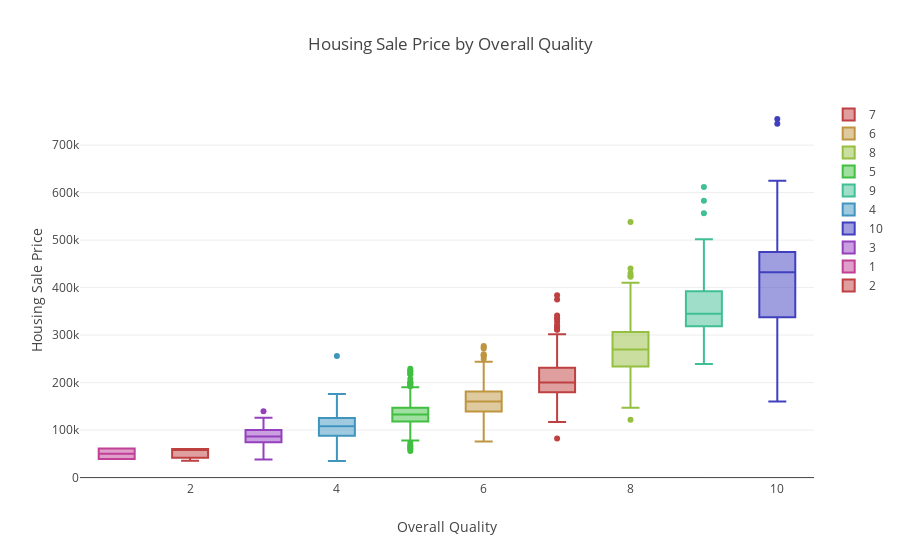

Notebook code for this chart:
### Code cell
#Boxplot with Price and Overall Quality

N = len(pd.unique(housingtrain.OverallQual))     # Number of boxes

# generate an array of rainbow colors by fixing the saturation and lightness of the HSL representation of colour 
# and marching around the hue. 

c = ['hsl('+str(h)+',50%'+',50%)' for h in np.linspace(0, 360, N)]

#loading the data with filters
data = [{
    'y': housingtrain.SalePrice[housingtrain.OverallQual == j],
    'name': j,
    'type':'box',
    'marker':{'color': c[i]}
    } for i, j in enumerate(pd.unique(housingtrain.OverallQual))]


# format the layout
layout = go.Layout(title="Housing Sale Price by Overall Quality",
                xaxis=dict(title='Overall Quality'),
                yaxis=dict(title='Housing Sale Price'))


fig = go.Figure(data=data, layout=layout)

py.offline.iplot(fig)

### Figure 1 — Plotly figure (JSON) as saved in the notebook; plotly's stock layout.template omitted (floating-point values rounded to 4 significant figures; data arrays with more than 128 entries replaced by an {"elided": "..."} marker saying what was removed)
{"data": [{"marker": {"color": "hsl(0.0,50%,50%)"}, "name": 7, "type": "box", "y": {"elided": "319 int values"}}, {"marker": {"color": "hsl(40.0,50%,50%)"}, "name": 6, "type": "box", "y": {"elided": "374 int values"}}, {"marker": {"color": "hsl(80.0,50%,50%)"}, "name": 8, "type": "box", "y": {"elided": "168 int values"}}, {"marker": {"color": "hsl(120.0,50%,50%)"}, "name": 5, "type": "box", "y": {"elided": "397 int values"}}, {"marker": {"color": "hsl(160.0,50%,50%)"}, "name": 9, "type": "box", "y": [345000, 277500, 319900, 385000, 412500, 501837, 415298, 360000, 342643, 377426, 266000, 437154, 318061, 394432, 380000, 326000, 374000, 446261, 315000, 325000, 313000, 314813, 370878, 285000, 320000, 264132, 485000, 582933, 350000, 328900, 611657, 320000, 239000, 395192, 315500, 556581, 335000, 367294, 378500, 325000, 333168, 315000, 377500]}, {"marker": {"color": "hsl(200.0,50%,50%)"}, "name": 4, "type": "box", "y": [90000, 68500, 40000, 82000, 113000, 80000, 129500, 91000, 135750, 136500, 123600, 109900, 94750, 128950, 100000, 100000, 115000, 103200, 140000, 141000, 107000, 97000, 141000, 88000, 82500, 82000, 134432, 100000, 150000, 109008, 81000, 118000, 256000, 89471, 86000, 34900, 106250, 86000, 111250, 108000, 108000, 133000, 118500, 75500, 84500, 108000, 137500, 137500, 87000, 55000, 102776, 129000, 124500, 135000, 120500, 103000, 98000, 96500, 102000, 107900, 109900, 93000, 128000, 129000, 132250, 118500, 106500, 110000, 75000, 135000, 79900, 150000, 135000, 85500, 110000, 121600, 88000, 176000, 84000, 97000, 80000, 84900, 83500, 128000, 112000, 115000, 135000, 80000, 108959, 168000, 148000, 116050, 107000, 113000, 145000, 80500, 101800, 161500, 68400, 119000, 111000, 82500, 55000, 100000, 52500, 123000, 108500, 104900, 105000, 125500, 125500, 90000, 122500, 64500, 120500, 112000]}, {"marker": {"color": "hsl(240.0,50%,50%)"}, "name": 10, "type": "box", "y": [438780, 475000, 386250, 426000, 555000, 402861, 184750, 325000, 451950, 755000, 385000, 337500, 625000, 745000, 465000, 160000, 466500, 310000]}, {"marker": {"color": "hsl(280.0,50%,50%)"}, "name": 3, "type": "box", "y": [107400, 85000, 76500, 126175, 87500, 120000, 67000, 52000, 93500, 37900, 91000, 82000, 139600, 81000, 92900, 95000, 72500, 79000, 58500, 105000]}, {"marker": {"color": "hsl(320.0,50%,50%)"}, "name": 1, "type": "box", "y": [61000, 39300]}, {"marker": {"color": "hsl(360.0,50%,50%)"}, "name": 2, "type": "box", "y": [60000, 35311, 60000]}], "layout": {"title": "Housing Sale Price by Overall Quality", "xaxis": {"title": "Overall Quality"}, "yaxis": {"title": "Housing Sale Price"}}}
